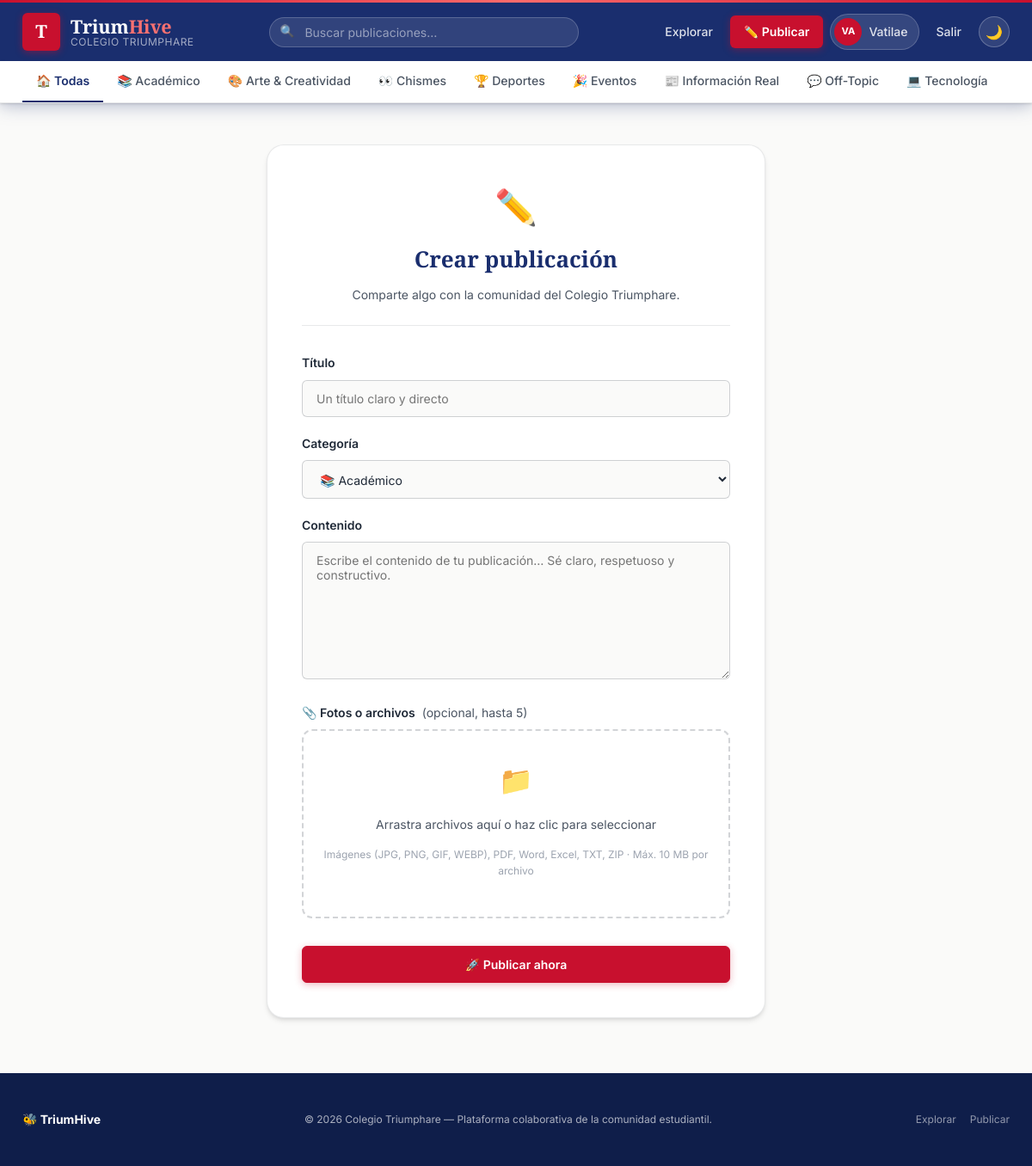
Page /post/nuevo (signed in) on the committed database.
### models.py (models this page shows, shortened)
class User(UserMixin, db.Model):
    __tablename__ = "usuarios"
    id = db.Column(db.Integer, primary_key=True)
    username = db.Column(db.String(30), unique=True, nullable=False, index=True)
    email = db.Column(db.String(120), unique=True, nullable=False, index=True)
    password_hash = db.Column(db.String(255), nullable=False)
    nombre_completo = db.Column(db.String(120), nullable=True)
    grado_seccion = db.Column(db.String(40), nullable=True)
    bio = db.Column(db.String(280), nullable=True)
    avatar_color = db.Column(db.String(7), default="#1A2E6E")
    avatar_filename = db.Column(db.String(255), nullable=True)  # foto de perfil personalizada
    prestige_points = db.Column(db.Integer, default=0, nullable=False)
    fecha_registro = db.Column(db.DateTime, default=ahora_utc)
    es_admin = db.Column(db.Boolean, default=False)
    posts = db.relationship("Post", backref="autor", lazy="dynamic", cascade="all, delete-orphan")
    comentarios = db.relationship("Comment", backref="autor", lazy="dynamic", cascade="all, delete-orphan")
    likes = db.relationship("Like", backref="usuario", lazy="dynamic", cascade="all, delete-orphan")
    @property
    def tiene_avatar(self):
        return bool(self.avatar_filename)
    @property
    def iniciales(self):
        base = self.nombre_completo or self.username
        partes = base.strip().split()
        if len(partes) >= 2:
            return (partes[0][0] + partes[1][0]).upper()
        return base[:2].upper()

class Category(db.Model):
    __tablename__ = "categorias"
    id = db.Column(db.Integer, primary_key=True)
    nombre = db.Column(db.String(50), unique=True, nullable=False)
    slug = db.Column(db.String(50), unique=True, nullable=False)
    icono = db.Column(db.String(10), default="📌")
    color = db.Column(db.String(7), default="#1A2E6E")
    descripcion = db.Column(db.String(160), nullable=True)
    posts = db.relationship("Post", backref="categoria", lazy="dynamic")

### app.py (the view, shortened to what this page needs)
    @app.route("/post/nuevo", methods=["GET", "POST"])
    @login_required
    def crear_post():
        form = PostForm()
        form.categoria_id.choices = [
            (c.id, f"{c.icono} {c.nombre}") for c in Category.query.order_by(Category.nombre.asc()).all()
        ]
        return render_template("crear_post.html", form=form)

### forms.py
class PostForm(FlaskForm):
    titulo = StringField(
        "Título",
        validators=[DataRequired(message="El título es obligatorio."), Length(max=150)],
    )
    categoria_id = SelectField("Categoría", coerce=int, validators=[DataRequired()])
    contenido = TextAreaField(
        "Contenido",
        validators=[DataRequired(message="Escribe el contenido de tu publicación."), Length(min=5)],
    )
    adjuntos = MultipleFileField(
        "Fotos o archivos (opcional)",
        validators=[
            FileAllowed(
                ["jpg", "jpeg", "png", "gif", "webp", "pdf", "docx", "xlsx", "txt", "zip"],
                "Solo se permiten imágenes, PDF, documentos Office, TXT o ZIP."
            )
        ]
    )

### models.py (called while the page is built)
@login_manager.user_loader
def load_user(user_id):
    return db.session.get(User, int(user_id))

### templates/crear_post.html (shortened to what this page needs)
{% extends "base.html" %}
{% block contenido %}
<div class="tarjeta-formulario">
  <div class="tarjeta-formulario__cabecera">
    <span class="icono-formulario">✏️</span>
    <h1>Crear publicación</h1>
    <p class="subtitulo">Comparte algo con la comunidad del {{ nombre_institucion }}.</p>
  </div>
  <form method="POST" action="{{ url_for('crear_post') }}"
        enctype="multipart/form-data" novalidate>
    <div class="campo-formulario">
      {{ form.titulo.label }}
      {{ form.titulo(placeholder="Un título claro y directo", class="") }}
    </div>
    <div class="campo-formulario">
      {{ form.categoria_id.label }}
      {{ form.categoria_id() }}
    </div>
    <div class="campo-formulario">
      {{ form.contenido.label }}
      {{ form.contenido(placeholder="Escribe el contenido de tu publicación… Sé claro, respetuoso y constructivo.") }}
    </div>
    <div class="campo-formulario">
      <label>📎 Fotos o archivos <span style="font-weight:400;color:var(--color-texto-suave)">(opcional, hasta 5)</span></label>
      <div class="zona-upload" id="zona-upload">
        <span class="zona-upload__icono">📁</span>
        <p class="zona-upload__texto">Arrastra archivos aquí o haz clic para seleccionar</p>
        <p class="zona-upload__subtext">Imágenes (JPG, PNG, GIF, WEBP), PDF, Word, Excel, TXT, ZIP · Máx. 10 MB por archivo</p>
      </div>
    </div>
    <button type="submit" class="boton boton-acento boton-ancho-completo">
      🚀 Publicar ahora
    </button>
  </form>
</div>
{% endblock %}

### templates/base.html (shortened to what this page needs)
<!DOCTYPE html>
<html lang="es">
<head>
  <link rel="stylesheet" href="{{ url_for('static', filename='css/themes.css') }}">
  <link rel="stylesheet" href="{{ url_for('static', filename='css/style.css') }}">
</head>
<body>
  <header class="masthead">
    <div class="contenedor">
      <div class="masthead__barra">
        <a href="{{ url_for('index') }}" class="marca" aria-label="TriumHive inicio">
          <span class="marca__escudo" aria-hidden="true">T</span>
          <span class="marca__texto">
            <span class="marca__nombre">Trium<span>Hive</span></span>
            <span class="marca__subtitulo">{{ nombre_institucion }}</span>
          </span>
        </a>
        <div class="buscador" role="search">
          <input type="text" id="input-busqueda"
                 placeholder="Buscar publicaciones…"
                 autocomplete="off"
                 aria-label="Buscar publicaciones">
        </div>
        <nav class="masthead__nav" aria-label="Navegación principal">
          <a class="enlace-nav" href="{{ url_for('explorar') }}">Explorar</a>
          {% if current_user.is_authenticated %}
            <a class="enlace-nav boton-publicar-nav" href="{{ url_for('crear_post') }}">
              ✏️ Publicar
            </a>
            <a class="enlace-nav usuario-chip" href="{{ url_for('perfil', username=current_user.username) }}">
              <span class="avatar-inicial">
                {% if current_user.tiene_avatar %}
                  <img src="{{ url_for('uploaded_avatar', filename=current_user.avatar_filename) }}"
                       alt="{{ current_user.iniciales }}">
                {% else %}
                  {{ current_user.iniciales }}
                {% endif %}
              </span>
              <span>{{ current_user.username }}</span>
            </a>
            <a class="enlace-nav" href="{{ url_for('logout') }}" title="Cerrar sesión">Salir</a>
          {% else %}
            <a class="enlace-nav" href="{{ url_for('login') }}">Iniciar sesión</a>
            <a class="enlace-nav boton-publicar-nav" href="{{ url_for('registro') }}">Registrarme</a>
          {% endif %}
          <button type="button" id="boton-tema" class="boton-tema"
                  title="Cambiar tema" aria-label="Cambiar entre modo claro y oscuro">🌙</button>
        </nav>
      </div>
    </div>
    <div class="barra-categorias">
      <div class="contenedor">
        <div class="pestanas-categoria" role="tablist" aria-label="Categorías">
          <a href="{{ url_for('explorar') }}"
             role="tab"
             class="pestana {% if not request.args.get('categoria') or request.args.get('categoria') == 'todas' %}activa{% endif %}"
             style="--pestana-color: var(--azul-800)">
            🏠 Todas
          </a>
          {% for cat in categorias_nav %}
            <a href="{{ url_for('explorar', categoria=cat.slug) }}"
               role="tab"
               class="pestana {% if request.args.get('categoria') == cat.slug %}activa{% endif %}"
               style="--pestana-color: {{ cat.color }}">
              {{ cat.icono }} {{ cat.nombre }}
            </a>
          {% endfor %}
        </div>
      </div>
    </div>
  </header>
  <div class="contenedor alertas" role="alert" aria-live="polite">
  </div>
  <main class="principal">
    <div class="contenedor">
      {% block contenido %}{% endblock %}
    </div>
  </main>
  <footer class="pie-pagina">
    <div class="contenedor">
      <div class="pie-pagina__contenido">
        <div class="pie-pagina__marca">
          <span>🐝 TriumHive</span>
        </div>
        <p class="pie-pagina__texto">
          © {{ anio_actual }} {{ nombre_institucion }} — Plataforma colaborativa de la comunidad estudiantil.
        </p>
        <div style="display:flex; gap:1rem; font-size:0.75rem;">
          <a href="{{ url_for('explorar') }}" style="color:rgba(255,255,255,0.55)">Explorar</a>
          {% if current_user.is_authenticated %}
            <a href="{{ url_for('crear_post') }}" style="color:rgba(255,255,255,0.55)">Publicar</a>
          {% endif %}
        </div>
      </div>
    </div>
  </footer>
</body>
</html>

### static/css/themes.css (style rules this page uses)
*, *::before, *::after { box-sizing: border-box; }
html { scroll-behavior: smooth; }
:root { --azul-900: #0f1e4a; --azul-800: #1A2E6E; --azul-700: #1e3a8a; --azul-600: #2563EB; --azul-100: #dbeafe; --rojo-700: #991b1b; --rojo-600: #C8102E; --rojo-400: #f87171; --blanco: #ffffff; --crema-50: #fafaf9; --crema-100:#f5f5f0; --dorado-500: #F59E0B; --dorado-600: #D97706; --verde-600: #16A34A; --morado-600:#7C3AED; --grafito-800:#1f2937; --grafito-600:#4b5563; --grafito-400:#9ca3af; --error: #dc2626; --fuente-display: "Playfair Display", Georgia, "Times New Roman", serif; --fuente-cuerpo: "Inter", "Segoe UI", system-ui, -apple-system, sans-serif; --tam-xs: 0.75rem; --tam-sm: 0.875rem; --tam-base: 1rem; --tam-md: 1.0625rem; --tam-lg: 1.25rem; --tam-xl: 1.625rem; --tam-2xl: 2.25rem; --tam-3xl: 3rem; --s1: 0.25rem; --s2: 0.5rem; --s3: 0.75rem; --s4: 1rem; --s5: 1.25rem; --s6: 1.5rem; --s8: 2rem; --s10: 2.5rem; --s12: 3rem; --s16: 4rem; --espacio-1: var(--s1); --espacio-2: var(--s2); --espacio-3: var(--s3); --espacio-4: var(--s4); --espacio-6: var(--s6); --espacio-8: var(--s8); --espacio-12: var(--s12); --radio-sm: 6px; --radio-md: 12px; --radio-lg: 20px; --radio-pill: 999px; --borde-acento: 4px; --radio-sutil: var(--radio-sm); --radio-medio: var(--radio-md); --borde-ancho-acento: var(--borde-acento); --sombra-sm: 0 1px 3px 0 rgba(0,0,0,0.10), 0 1px 2px -1px rgba(0,0,0,0.10); --sombra-md: 0 4px 6px -1px rgba(0,0,0,0.10), 0 2px 4px -2px rgba(0,0,0,0.10); --sombra-lg: 0 10px 25px -5px rgba(0,0,0,0.15), 0 8px 10px -6px rgba(0,0,0,0.10); --sombra-flotante: var(--sombra-lg); --transicion-rapida: 150ms ease; --transicion-media: 260ms cubic-bezier(0.4, 0, 0.2, 1); --color-fondo: var(--crema-50); --color-fondo-elevado: var(--blanco); --color-superficie: var(--crema-100); --color-texto: var(--grafito-800); --color-texto-suave: var(--grafito-600); --color-marca: var(--azul-800); --color-marca-suave: var(--azul-600); --color-acento: var(--rojo-600); --color-acento-texto: var(--blanco); --color-positivo: var(--verde-600); --color-borde: rgba(31, 41, 55, 0.10); --color-borde-fuerte: rgba(31, 41, 55, 0.20); --color-header-texto: var(--blanco); --color-header-fondo: var(--azul-800); --rojo-señal: var(--error); --dorado-500: #F59E0B; --dorado-600: #D97706; --tinta-900: var(--azul-900); --tinta-500: var(--azul-700); --bosque-500: var(--verde-600); }

### rows in the picture
User: iniciales "VA", username "Vatilae"
Category: icono "📚", nombre "Académico"
Category: icono "🎨", nombre "Arte & Creatividad"
Category: icono "👀", nombre "Chismes"
Category: icono "🏆", nombre "Deportes"
Category: icono "🎉", nombre "Eventos"
Category: icono "📰", nombre "Información Real"
Category: icono "💬", nombre "Off-Topic"
Category: icono "💻", nombre "Tecnología"

### other values in the picture
{{ nombre_institucion }} "COLEGIO TRIUMPHARE"
{{ nombre_institucion }} "Colegio Triumphare"
